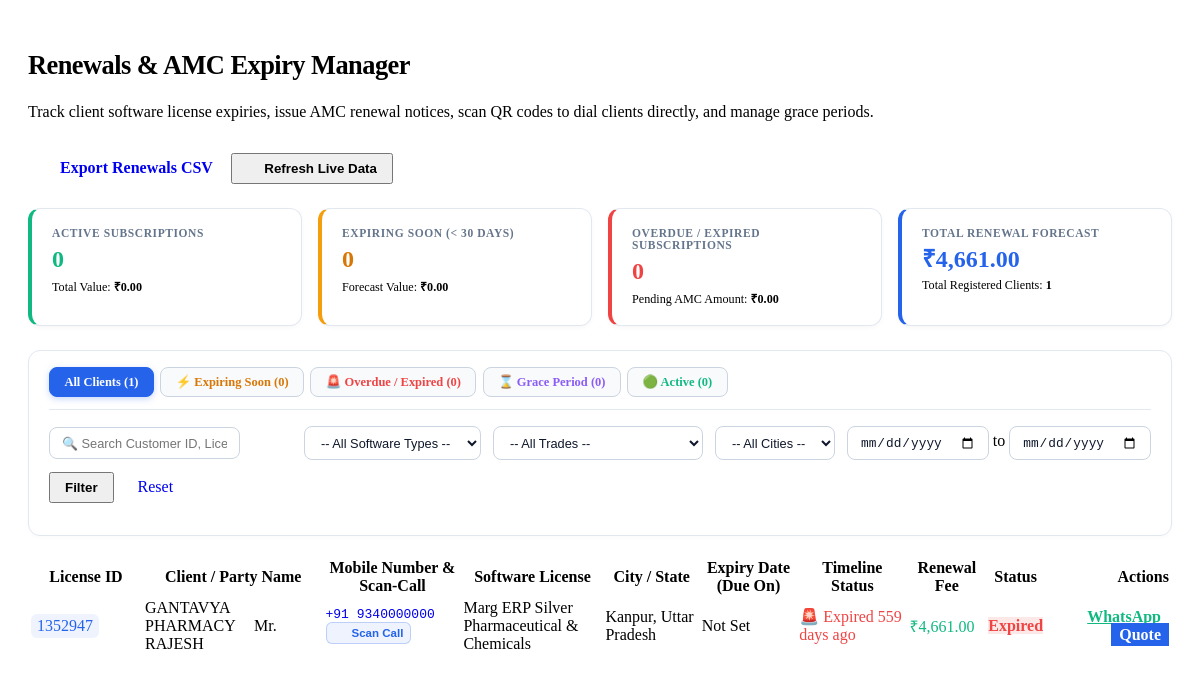
/modules/renewals.php, run on the app's committed database.
### tables this page shows
CREATE TABLE IF NOT EXISTS client_directory (
    id INT AUTO_INCREMENT PRIMARY KEY,
    sno INT NULL,                            
    sw_type VARCHAR(50) DEFAULT 'Marg',      
    customer_id VARCHAR(50) NOT NULL,        
    subpartner_code VARCHAR(50) NULL,        
    subpartner_name VARCHAR(150) NULL,       
    party_name VARCHAR(255) NOT NULL,        
    company_using VARCHAR(150) NULL,         
    address TEXT NULL,                       
    mobile VARCHAR(50) NULL,                 
    email VARCHAR(150) NULL,                 
    user_type VARCHAR(50) NULL,              
    software_type VARCHAR(100) NULL,         
    no_of_users INT DEFAULT 1,               
    contact_person VARCHAR(150) NULL,        
    due_on DATE NULL,                        
    act_on DATE NULL,                        
    days INT DEFAULT 0,                      
    party_status VARCHAR(50) DEFAULT 'Running',  
    city VARCHAR(100) NULL,                  
    transferred_party VARCHAR(20) DEFAULT 'No',  
    online_zip_code VARCHAR(20) NULL,        
    state VARCHAR(100) NULL,                 
    home_user VARCHAR(20) DEFAULT 'No',      
    software_trade VARCHAR(150) NULL,        
    version VARCHAR(50) NULL,                
    total_amount DECIMAL(12, 2) DEFAULT 0.00,  
    software_hit_date DATE NULL,             
    wallet_id VARCHAR(100) NULL,             
    created_at TIMESTAMP DEFAULT CURRENT_TIMESTAMP,
    updated_at TIMESTAMP DEFAULT CURRENT_TIMESTAMP ON UPDATE CURRENT_TIMESTAMP,
    INDEX idx_customer_id (customer_id),
    INDEX idx_party_name (party_name),
    INDEX idx_mobile (mobile),
    INDEX idx_party_status (party_status),
    INDEX idx_city_state (city, state)
);

### modules/renewals.php (the view, shortened to what the rows shown need)
<?php
require_once __DIR__ . '/../includes/config.php';
$page      = max(1, (int)($_GET['p'] ?? 1));
$limit     = 25;
$offset    = ($page - 1) * $limit;
$whereBase = ["1=1"];
$where = $whereBase;
$where_sql = implode(" AND ", $where);
$renewalsList = [];
if ($db_connected && $pdo) {
    try {
        $fetchSql = "SELECT * FROM client_directory WHERE {$where_sql} ORDER BY CASE WHEN due_on IS NULL THEN 1 ELSE 0 END, due_on ASC LIMIT :limit OFFSET :offset";
        $fetchStmt = $pdo->prepare($fetchSql);
        $fetchStmt->bindValue(':limit', (int)$limit, PDO::PARAM_INT);
        $fetchStmt->bindValue(':offset', (int)$offset, PDO::PARAM_INT);
        $fetchStmt->execute();
        $renewalsList = $fetchStmt->fetchAll(PDO::FETCH_ASSOC);
    } catch (Throwable $e) {
        $db_error = $e->getMessage();
    }
}
?>
<div class="renewals-container">
    <div class="renewals-header">
        <div>
            <h2 class="renewals-title">Renewals & AMC Expiry Manager</h2>
        </div>
    </div>
    <div class="card p-0 overflow-hidden" style="border: 1px solid var(--border-color);">
        <div class="table-responsive">
            <table class="table">
                <thead>
                    <tr>
                        <th style="width: 110px;">License ID</th>
                        <th>Client / Party Name</th>
                        <th>Mobile Number & Scan-Call</th>
                        <th>Software License</th>
                        <th>City / State</th>
                        <th>Expiry Date (Due On)</th>
                        <th>Timeline Status</th>
                        <th>Renewal Fee</th>
                        <th>Status</th>
                        <th style="text-align: right;">Actions</th>
                    </tr>
                </thead>
                <tbody>
                    <?php if (empty($renewalsList)): ?>
                        <tr>
                            <td colspan="10" class="text-center py-8 text-muted">
                                <i data-lucide="info" style="width: 28px; height: 28px; display: block; margin: 0 auto 0.5rem auto; color: var(--primary);"></i>
                                No client renewals found matching your selected filter criteria.
                            </td>
                        </tr>
                    <?php else: ?>
                        <?php foreach ($renewalsList as $rn): ?>
                            <?php
                            $cleanMobile = preg_replace('/[^0-9]/', '', $rn['mobile'] ?? '');
                            $customerID  = $rn['customer_id'] ?? ('CLIENT-' . $rn['id']);
                            $partyName   = $rn['party_name'] ?? 'Valued Customer';
                            $contactP    = $rn['contact_person'] ?? '';
                            $dueOn       = $rn['due_on'] ?? null;
                            $swType      = $rn['software_type'] ?? 'Marg ERP';
                            $fee         = (float)($rn['total_amount'] ?? 0);
                            $cityState   = trim(($rn['city'] ?? '') . ', ' . ($rn['state'] ?? ''), ', ');
                            $daysRemaining = null;
                            if (!empty($dueOn)) {
                                $daysRemaining = (int)floor((strtotime($dueOn) - strtotime(date('Y-m-d'))) / 86400);
                            } else {
                                $daysRemaining = (int)($rn['days'] ?? 0);
                            }
                            $badgeHtml = '';
                            $timelineHtml = '';
                            if ($daysRemaining < 0) {
                                $overdueDays = abs($daysRemaining);
                                $timelineHtml = "<span class='text-xs font-bold' style='color: #ef4444;'>🚨 Expired {$overdueDays} days ago</span>";
                                $badgeHtml = "<span class='badge' style='background: rgba(239, 68, 68, 0.12); color: #ef4444; font-weight: 700;'>Expired</span>";
                            } elseif ($daysRemaining <= 30) {
                                $timelineHtml = "<span class='text-xs font-bold' style='color: #d97706;'>⚡ Expires in {$daysRemaining} days!</span>";
                                $badgeHtml = "<span class='badge' style='background: rgba(245, 158, 11, 0.12); color: #d97706; font-weight: 700;'>Expiring Soon</span>";
                            } else {
                                $timelineHtml = "<span class='text-xs text-muted'>{$daysRemaining} days remaining</span>";
                                $badgeHtml = "<span class='badge' style='background: rgba(16, 185, 129, 0.12); color: #10b981; font-weight: 700;'>Active</span>";
                            }
                            $qrData = "tel:" . (!empty($cleanMobile) ? ((strlen($cleanMobile) == 10) ? "+91" . $cleanMobile : "+" . $cleanMobile) : "0000000000");
                            $qrUrl = "https://api.qrserver.com/v1/create-qr-code/?size=160x160&data=" . urlencode($qrData);
                            $waMsg = "Dear " . $partyName . ", your Marg ERP License (" . $customerID . ") renewal due date is " . (!empty($dueOn) ? date('d M, Y', strtotime($dueOn)) : 'N/A') . ". Kindly renew your subscription/AMC to ensure uninterrupted services. - Marg Soft Solution (7523830026)";
                            $waUrl = "https://wa.me/" . ((strlen($cleanMobile) == 10) ? "91" . $cleanMobile : $cleanMobile) . "?text=" . urlencode($waMsg);
                            ?>
                            <tr>
                                <td>
                                    <span class="font-bold text-xs" style="color: #2563eb; background: rgba(37,99,235,0.08); padding: 3px 6px; border-radius: 6px; display: inline-block;">
                                        <?php echo htmlspecialchars($customerID); ?>
                                    </span>
                                </td>
                                <td>
                                    <div class="flex flex-col">
                                        <span class="font-bold text-sm" style="color: var(--text-main);"><?php echo htmlspecialchars($partyName); ?></span>
                                        <?php if (!empty($contactP)): ?>
                                            <span class="text-xs text-muted"><i data-lucide="user" style="width: 11px; height: 11px; display: inline-block; vertical-align: middle;"></i> <?php echo htmlspecialchars($contactP); ?></span>
                                        <?php endif; ?>
                                    </div>
                                </td>
                                <td>
                                    <div class="flex align-center gap-2">
                                        <a href="tel:<?php echo htmlspecialchars($cleanMobile); ?>" class="font-semibold text-xs text-main" style="text-decoration: none; font-family: monospace;">
                                            +91 <?php echo htmlspecialchars($cleanMobile); ?>
                                        </a>
                                        <button type="button" class="qr-call-btn" onclick="openCallQRModal('<?php echo htmlspecialchars(addslashes($cleanMobile)); ?>', '<?php echo htmlspecialchars(addslashes($partyName)); ?>', '<?php echo htmlspecialchars($qrUrl); ?>')" title="Scan QR Code to Call Mobile directly">
                                            <i data-lucide="qr-code" class="qr-mini-icon"></i>
                                            <span>Scan Call</span>
                                        </button>
                                    </div>
                                </td>
                                <td>
                                    <span class="text-xs font-semibold" style="color: var(--text-main);"><?php echo htmlspecialchars($swType); ?></span>
                                    <?php if (!empty($rn['software_trade'])): ?>
                                        <div class="text-xs text-muted"><?php echo htmlspecialchars($rn['software_trade']); ?></div>
                                    <?php endif; ?>
                                </td>
                                <td class="text-xs text-muted">
                                    <?php echo !empty($cityState) ? htmlspecialchars($cityState) : 'N/A'; ?>
                                </td>
                                <td class="text-sm font-semibold">
                                    <?php echo !empty($dueOn) ? date('d M, Y', strtotime($dueOn)) : '<span class="text-muted text-xs">Not Set</span>'; ?>
                                </td>
                                <td>
                                    <?php echo $timelineHtml; ?>
                                </td>
                                <td class="font-bold text-sm" style="color: #10b981;">
                                    ₹<?php echo number_format($fee, 2); ?>
                                </td>
                                <td>
                                    <?php echo $badgeHtml; ?>
                                </td>
                                <td style="text-align: right; vertical-align: middle;">
                                    <div class="flex justify-end gap-1">
                                        <a href="<?php echo $waUrl; ?>" target="_blank" class="btn-pill btn-pill-outline text-xs" style="color: #10b981; border-color: rgba(16,185,129,0.3); padding: 3px 8px; font-weight: 700;" title="Send WhatsApp Renewal Reminder">
                                            WhatsApp
                                        </a>
                                        <a href="index.php?page=quotation_create&party=<?php echo urlencode($partyName); ?>&phone=<?php echo urlencode($cleanMobile); ?>" class="btn-pill btn-pill-dark text-xs" style="background: #2563eb; color: white; border: none; padding: 3px 8px; font-weight: 700; text-decoration: none;" title="Generate AMC Renewal Invoice / Quotation">
                                            Quote
                                        </a>
                                    </div>
                                </td>
                            </tr>
                        <?php endforeach; ?>
                    <?php endif; ?>
                </tbody>
            </table>
        </div>
    </div>
</div>

### data on the page
client_directory: customer "1352947", party_name "GANTAVYA PHARMACY", contact_person "Mr. RAJESH", mobile "9340000000", software_type "Marg ERP Silver", software_trade "Pharmaceutical & Chemicals", cityState "Kanpur, Uttar Pradesh", days "559", total_amount "4,661.00", shows "Expired"

### other printed values
$activeCount "0"
$activeSum "0.00"
$expiringCount "0"
$expiringSum "0.00"
$expiredCount "0"
$expiredSum "0.00"
$totalForecastSum "4,661.00"
$totalClientsCount "1"
$tabCntAll "1"
$tabCntExpiring "0"
$tabCntExpired "0"
$tabCntGrace "0"
$tabCntActive "0"
